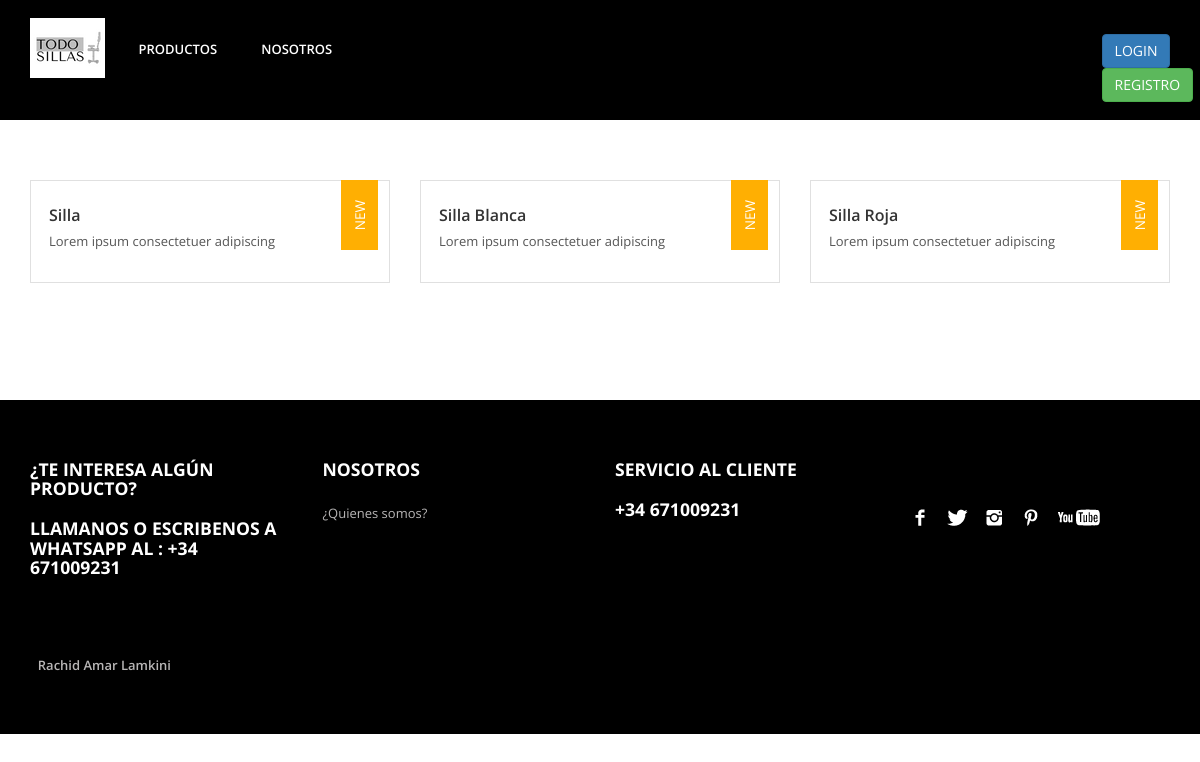
Screenshot of /Codigo/productos.php with the database file from the repository.
### tables this page shows
CREATE TABLE `sillas` (
  `id` int(11) NOT NULL,
  `nombre` varchar(255) NOT NULL,
  `imagen` varchar(300) NOT NULL
);

### Codigo/productos.php (the view, shortened to what this page needs)
<?php include("template/header.php"); ?>
<?php
include("administrador/config/bd.php");
$sentenciaSQL= $conexion->prepare("SELECT * FROM sillas");
$sentenciaSQL->execute();
$listaSillas=$sentenciaSQL->fetchAll(PDO::FETCH_ASSOC);
?>
<div class="main">
      <div class="shop_top">
		<div class="container">
			<div class="row shop_box-top">
			<?php foreach($listaSillas as $silla){ ?>
			<div class="col-md-4 "><a href="single.html">
					<span class="new-box">
						<span class="new-label">New</span>
					</span>
					<div class="shop_desc">
						<h3><a href="#"><?php echo $silla['nombre']; ?></a></h3>
						<p>Lorem ipsum consectetuer adipiscing </p>
				    </div>
				</a></div>
				<?php } ?>
			</div>
		 </div>
	   </div>
	  </div>
<?php include("template/footer.php"); ?>

### Codigo/css/style.css (style rules this page uses)
h4, h5, h6, h1, h2, h3 { margin-top: 0; }
p { margin: 0; }
html, body { font-family: 'Open Sans', sans-serif; background:#fff; font-size: 100%; }
body a { transition: 0.5s all; -webkit-transition: 0.5s all; -moz-transition: 0.5s all; -o-transition: 0.5s all; }
.shop_top { padding:5% 0; }
.new-box { right:10px; }
.new-box, .sale-box { position: absolute; top:16px; overflow: hidden; height: 38px; min-width: 70px; text-align: left; z-index: 0; display: inline-block; -webkit-transform: rotate(-90deg); -ms-transform: rotate(-90deg); transform: rotate(-90deg); }
.new-label { font-size: 0.85em; color: #FFF; background:#FFAF02; text-transform: uppercase; padding:9px; text-align: center; display: block; min-width: 70px; position: absolute; left: 0px; top: 0px; z-index: 1; }
.shop_desc { border:1px solid #E0E0E0; padding:5%; }
.shop_desc h3 { margin-bottom:5px; }
.shop_desc h3 a { color: #333; font-size: 16px; font-weight: 600; text-decoration: none; }
.shop_desc p { color:#555; font-size:0.8125em; line-height:1.8em; margin-bottom:10px; }
.shop_box-top { margin-bottom:5%; }

### rows the page displays
sillas: nombre "Silla"
sillas: nombre "Silla Blanca"
sillas: nombre "Silla Roja"
